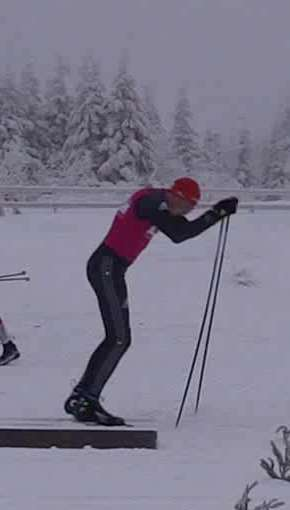
#> input picture TestPictures/1_Petzold Luca_002.jpg, 290 x 510 px
$ python main.py
#> lines starting #> are read from the running program, lines starting #| are printed output that depends on the picture
### test.py
import cv2
import os
from fuzzywuzzy import process


# Source: https://medium.com/@haydenfaulkner/extracting-frames-fast-from-a-video-using-opencv-and-python-73b9b7dc9661
def extract_frames(video_path, frames_dir, overwrite=False, start=-1, end=-1, every=1):
    """
    Extracts frames from a video file and saves them to a directory.

    :param video_path: The path to the video file.
    :param frames_dir: The directory where extracted frames will be saved.
    :param overwrite: If True, overwrite existing frames. Default is False.
    :param start: The starting frame number for extraction. Default is -1 (start from the beginning).
    :param end: The ending frame number for extraction. Default is -1 (go till the end).
    :param every: Extract every nth frame. Default is 1 (extract every frame).
    :return: The count of frames saved.
    """
#> called with video_path = 'Video/1_Petzold Luca_002.jpg', frames_dir = 'TestFrames', overwrite = True, start = -1, end = -1, every = 1

    video_path = os.path.normpath(video_path)  # make the paths OS (Windows) compatible
    frames_dir = os.path.normpath(frames_dir)  # make the paths OS (Windows) compatible

    video_dir, video_filename = os.path.split(video_path)  # get the video path and filename from the path

    filename = rm_file_extension(video_filename)

    assert os.path.exists(video_path)  # assert the video file exists

    capture = cv2.VideoCapture(video_path)  # open the video using OpenCV

    if start < 0:  # if start isn't specified lets assume 0
        start = 0
    if end < 0:  # if end isn't specified assume the end of the video
        end = int(capture.get(cv2.CAP_PROP_FRAME_COUNT))

    capture.set(1, start)  # set the starting frame of the capture
    frame = start  # keep track of which frame we are up to, starting from start
    while_safety = 0  # a safety counter to ensure we don't enter an infinite while loop (hopefully we won't need it)
    saved_count = 0  # a count of how many frames we have saved

    new_width = 1920
    new_height = 1080

    while frame < end:  # let's loop through the frames until the end

        _, image = capture.read()  # read an image from the capture
#> image is the input picture: shape (510, 290, 3); mean B, G, R 141.2, 122.2, 126

        if while_safety > 500:  # break the while if our safety maxs out at 500
            break

        # sometimes OpenCV reads None's during a video, in which case we want to just skip
        if image is None:  # if we get a bad return flag or the image we read is None, lets not save
            while_safety += 1  # add 1 to our while safety, since we skip before incrementing our frame variable
            continue  # skip

        if frame % every == 0:  # if this is a frame we want to write out based on the 'every' argument
            while_safety = 0  # reset the safety count

            save_path = os.path.join(frames_dir, filename)

            try:
                os.makedirs(save_path, exist_ok=True)
            except PermissionError:
                print("Permission denied: Unable to create directory due to insufficient permissions.")
            except FileExistsError:
                print("A file with the same name as the directory already exists.")
            except OSError as error:
                print(f"Error creating directory: {error}")

            path = os.path.join(save_path, "{:04d}.jpg".format(frame))  # create the save path

            #  print(path)
            if not os.path.exists(path) or overwrite:  # if it doesn't exist, or we want to overwrite anyway

                # Resize the frame
                resized_image = cv2.resize(image, (new_width, new_height), interpolation=cv2.INTER_AREA)
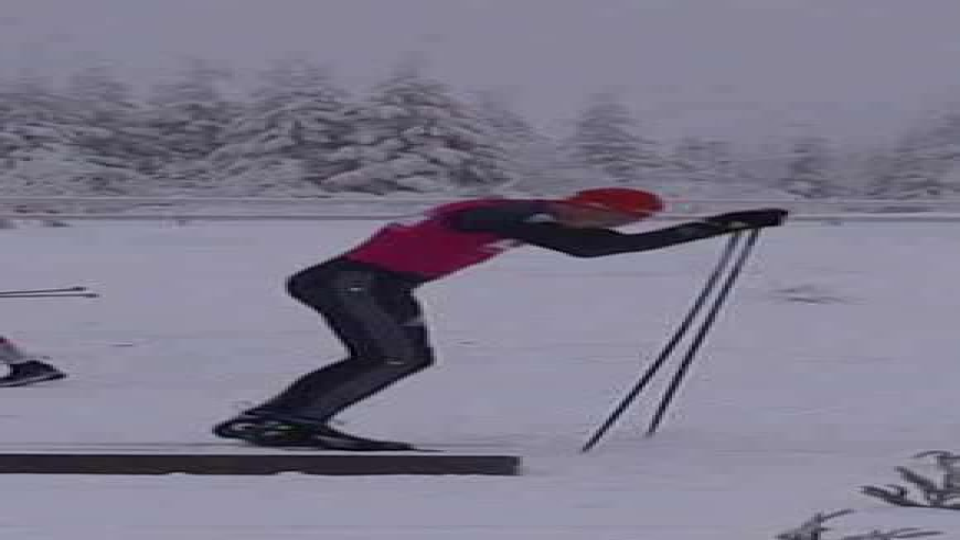
#> resized_image: shape (1080, 1920, 3) (shown at 1/2 size); mean B, G, R 141.1, 122.2, 126

                cv2.imwrite(path, resized_image)  # save the extracted image
                saved_count += 1  # increment our counter by one

        frame += 1  # increment our frame count

    capture.release()  # after the while has finished close the capture

    return saved_count  # and return the count of the images we saved


# Source: https://medium.com/@patelharsh7458/python-script-which-compare-two-images-and-determine-if-they-are-the
# -same-even-when-one-of-them-is-ee3c8df2a29b
# [56 lines left out: function compare_images, not called in this run]


def get_filepaths(directory):
    """
    Retrieves the file paths of all files in the specified directory.

    :param directory: The directory from which to list file paths.
    :return: A list of file paths.
    """

    # List to store file paths
    file_paths = []

    # List all files and directories in the specified path
    for filename in os.listdir(directory):
        # Construct full file path
        file_path = os.path.join(directory, filename)
        if os.path.isfile(file_path):  # Check if it's a file and not a directory
            file_paths.append(file_path)

    return file_paths


def rm_file_extension(filename):
    """
    Removes the file extension from a filename.

    :param filename: The filename from which to remove the extension.
    :return: The filename without its extension.
    """
    file_wo_extension = os.path.splitext(filename)[0]
    return file_wo_extension


def get_matching_files(path_to_frames, path_to_labels):
    """
    Matches frame subdirectories to label images using fuzzy string matching.

    :param path_to_frames: The directory containing frame subdirectories.
    :param path_to_labels: The directory containing label images.
    :return: A tuple containing a dictionary of matches and a list of frame subdirectories.
    """
#> called with path_to_frames = 'TestFrames', path_to_labels = 'TestPictures'
    # Define a minimum similarity score threshold (0-100)
    similarity_threshold = 70  # Adjust this value as needed

    # Get a list of subdirectories and filenames
    subdirs = [d for d in os.listdir(path_to_frames) if os.path.isdir(os.path.join(path_to_frames, d))]
    labels = [f for f in os.listdir(path_to_labels) if os.path.isfile(os.path.join(path_to_labels, f))]

    # Attempt to match subdirectories to files
    matches = {}
    for subdir in subdirs:
        # Use fuzzy matching to find all file matches above the threshold
        all_matches = process.extract(subdir, labels, limit=6)

        # Filter matches by the similarity score threshold
        # good_matches = [match for match in all_matches if match[1] >= similarity_threshold]

        # Filter matches by the similarity score threshold and extract only filenames
        good_matches = [match[0] for match in all_matches if match[1] >= similarity_threshold]

        # Print and store the good matches (filenames only)
        if good_matches:
            print(f"Good matches for '{subdir}': {good_matches}")
            matches[subdir] = good_matches
        else:
            print(f"No good matches found for '{subdir}'")

    return matches, subdirs


# [28 lines left out: function get_unmentioned_paths, not called in this run]

### main.py
import os
import json
from test import extract_frames, compare_images, get_filepaths, get_matching_files, get_unmentioned_paths

# frames_dir = "Frames"
# labels_dir = "Pictures"
frames_dir = "TestFrames"
labels_dir = "TestPictures"

video_paths = get_filepaths("Video")  # "Videos" for all paths and not just for a single Video

# Iterate over each video path to extract frames
for path in video_paths:
    # Extract frames from each video file, allowing overwrite of existing frames
    # Start and end at default values (-1) to process the entire video, extracting every frame
    count = extract_frames(path, frames_dir, overwrite=True, start=-1, end=-1, every=1)

# Get matching label images for frame subdirectories and a list of those subdirectories
#> (the run stopped early here; a loop or call above may not have finished)

$ run again, on TestPictures/1_Petzold Luca_003.jpg
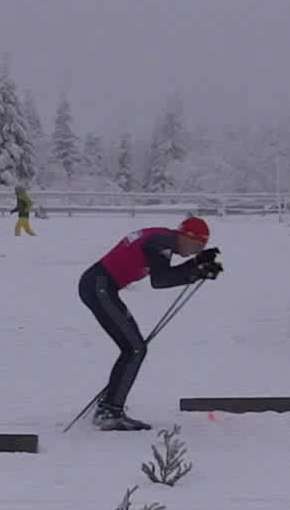
#> input picture TestPictures/1_Petzold Luca_003.jpg, 290 x 510 px
#> in extract_frames, image is the input picture: shape (510, 290, 3); mean B, G, R 143.8, 124.6, 128.7
#> in extract_frames, `resized_image = cv2.resize(image, (new_width, new_height), interpolati..`:
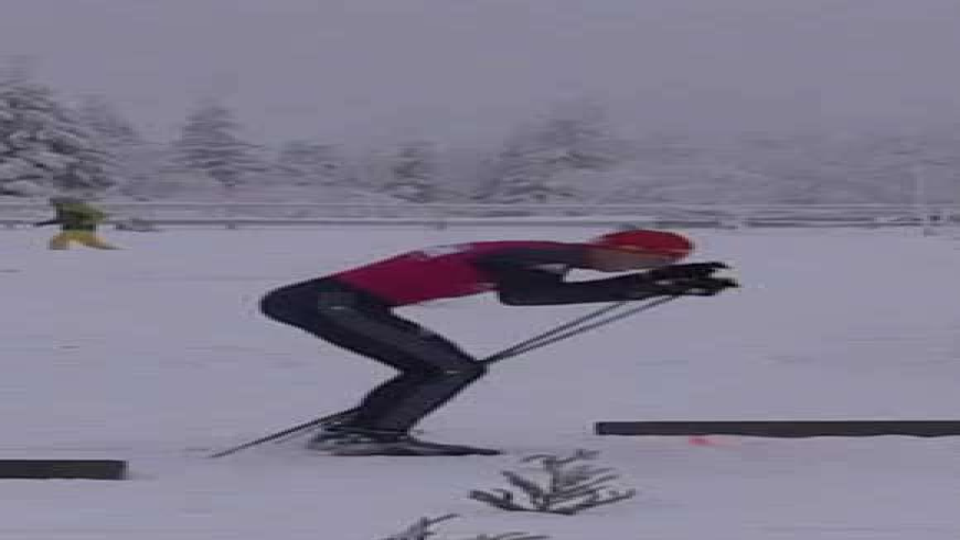
#> resized_image: shape (1080, 1920, 3) (shown at 1/2 size); mean B, G, R 143.7, 124.6, 128.6

$ run again, on TestPictures/1_Petzold Luca_004.jpg
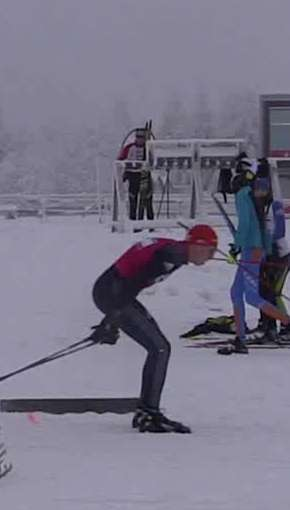
#> input picture TestPictures/1_Petzold Luca_004.jpg, 290 x 510 px
#> in extract_frames, image is the input picture: shape (510, 290, 3); mean B, G, R 136.5, 117.7, 121.2
#> in extract_frames, `resized_image = cv2.resize(image, (new_width, new_height), interpolati..`:
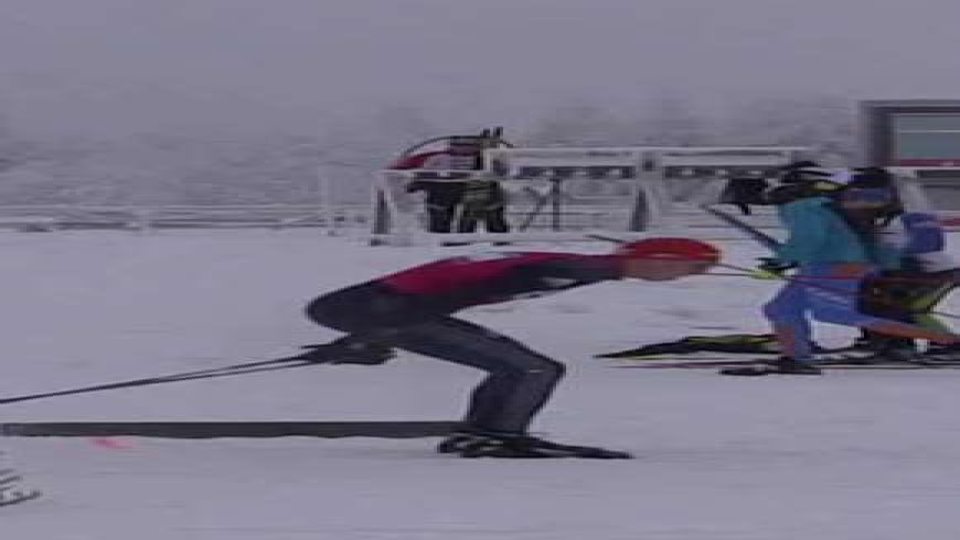
#> resized_image: shape (1080, 1920, 3) (shown at 1/2 size); mean B, G, R 136.5, 117.7, 121.2
